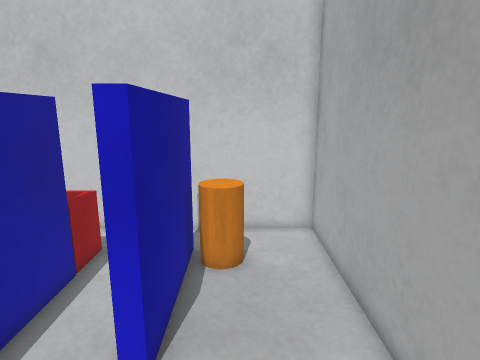
view 1 (above)

17 first-person views from a walk through a robot-simulator world made for Gazebo. The camera is 1.1 m above the floor, tilts 12° down and sees 75° across. The floor is counted in squares, 0.2 m on a side. Each view is taken from the middle of a square. On the plan, view 1 faces up. The plan holds only what a view shows up to about 20 squares ahead; the rest is blank. The place goes on beyond the plan. Gazebo's built-in surfaces are drawn with simple patterns.

view 2
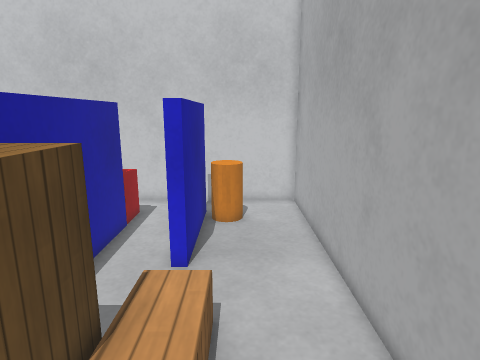

view 3
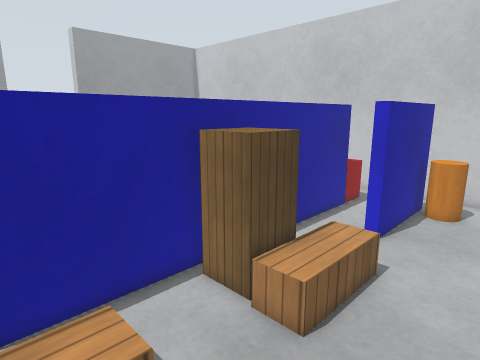

view 4
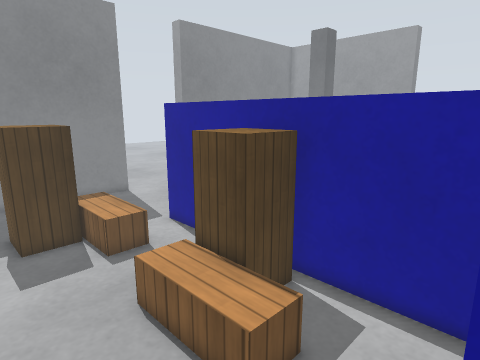

view 5
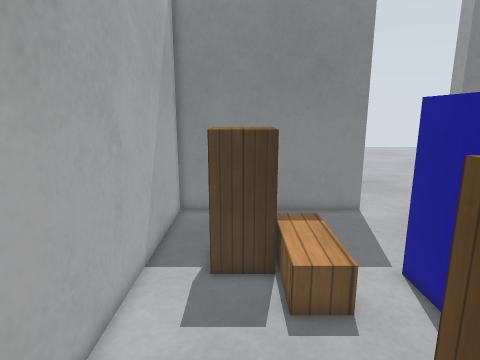

view 6
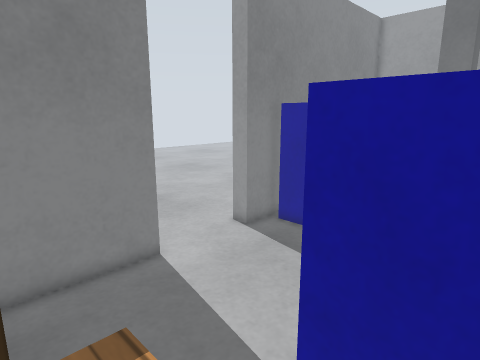

view 7
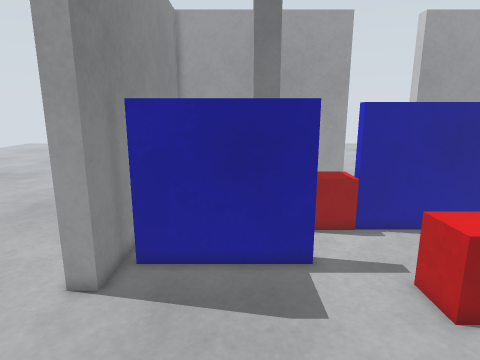

view 8
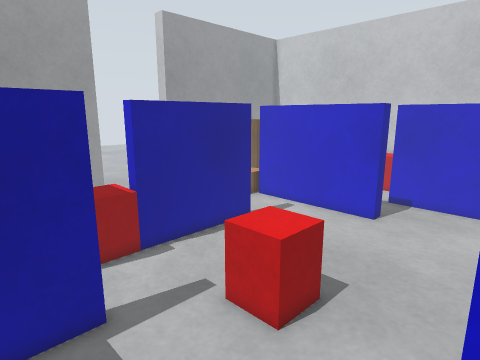

view 9
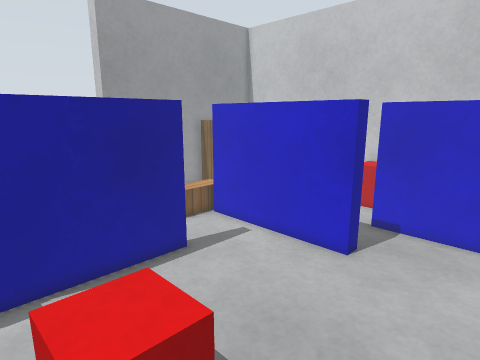

view 10
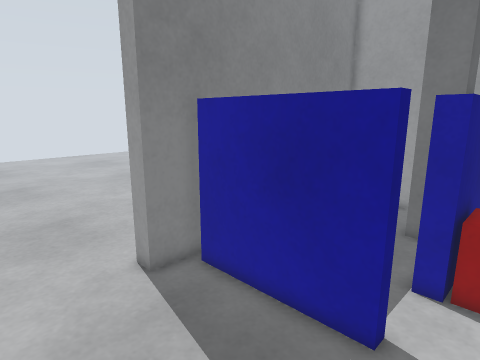

view 11
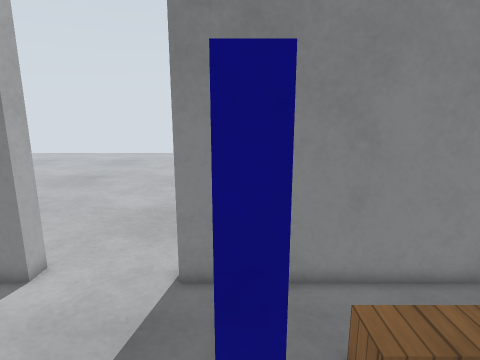

view 12
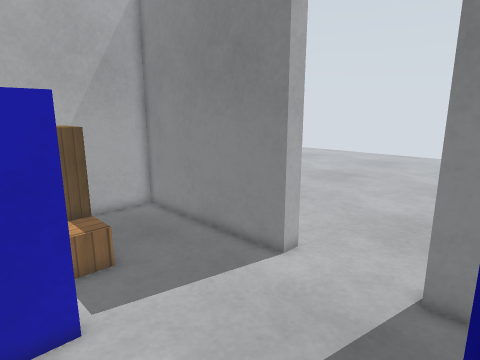

view 13
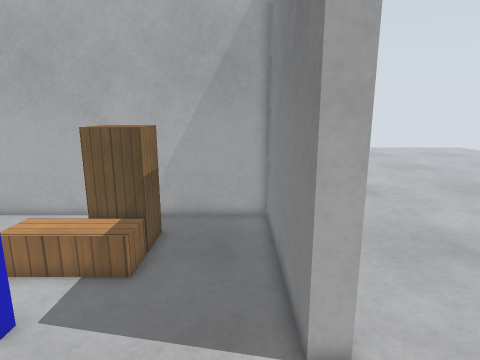

view 14
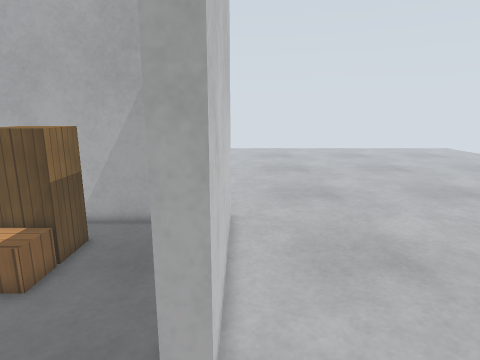

view 15
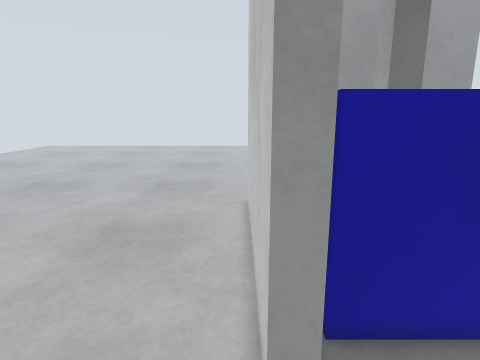

view 16
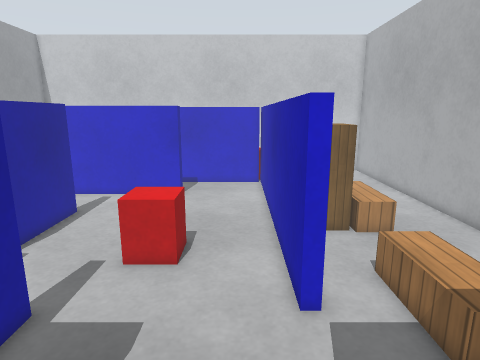

view 17
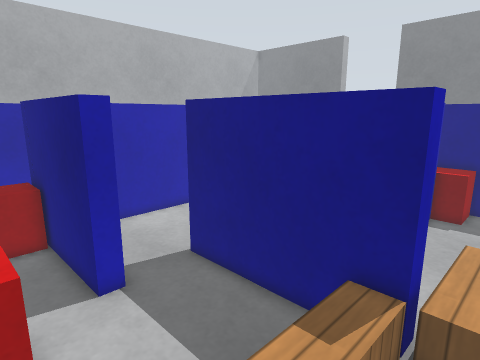

### Floor plan
Points are (right, up) in squares from view 1. A wall is a line through its corners. A room is listed if a view was taken in it or the views show most of it. See-through windows are left out.
Room 1 (views 1, 2, 3, 4, 5, 6, 7, 8, 17)
walls: (-2.5, 9.2) (-2.5, 10.8); (-12.8, 9.1) (-12.8, 9.9) (-5.7, 9.9) (-5.7, -8.1) (-6.3, -8.1); (-1.9, 12.2) (-1.9, 5.5) (-2.6, 5.5); (-7, -15.5) (3.5, -15.5) (3.5, 14.5) (-16.1, 14.5)
ways out: opening at (-18.5, 9.5) to room 2; opening at (-6, -12) to room 2
objects: red box (-15, 12) to (-14, 13); red box (-8, 11) to (-6, 12); cabinet (-5, -2) to (-3, 0); wooden box (-3, -10) to (-2, -6); wooden box (-2, -2) to (-1, 2); cabinet (-1, -10) to (1, -8); orange cylinder (-1, 11) to (0, 12)
Room 2 (views 9, 10, 11, 12, 13, 14, 15, 16)
walls: (-14.5, -8.3) (-13.8, -8.3) (-13.8, -14.9); (-6.3, -8.1) (-6.3, 6.4); (-21.5, -7.6) (-17.2, -7.6) (-17.2, -8.5); (-23.5, -15.5) (-12, -15.5) (-12, -16.5) (-23.5, -16.5); (-17.3, 1.2) (-17.3, -5.4) (-18, -5.4); (-12, 5.1) (-20.2, 5.1) (-20.2, 6) (-12, 6) (-12, 5.1); (4.5, -16.5) (-7, -16.5) (-7, -15.5); (-8.1, 9.1) (-12.8, 9.1)
ways out: opening at (-18.5, 9.5) to room 1; opening at (-6, -12) to room 1
objects: pillar (-23, -10) to (-22, -9); wooden box (-22, 2) to (-21, 6); wooden box (-20, 7) to (-19, 10); wooden box (-19, -12) to (-17, -11); red box (-19, -7) to (-17, -6); red box (-12, -5) to (-11, -3)

Positions as (right, up) in squares from view 1, and headings:
1: (0, 0), facing up
2: (0, -5), facing up
3: (3, -8), facing up-left
4: (3, 6), facing down-left
5: (0, 2), facing down
6: (-1, -5), facing down-left
7: (-3, -11), facing left
8: (-6, -11), facing up-left
9: (-7, -6), facing up-left
10: (-7, -6), facing down-left
11: (-14, -6), facing down
12: (-14, -6), facing down-right
13: (-13, -14), facing right
14: (-12, -17), facing right
15: (-7, -17), facing left
16: (-8, -16), facing up
17: (-22, 13), facing down-right
